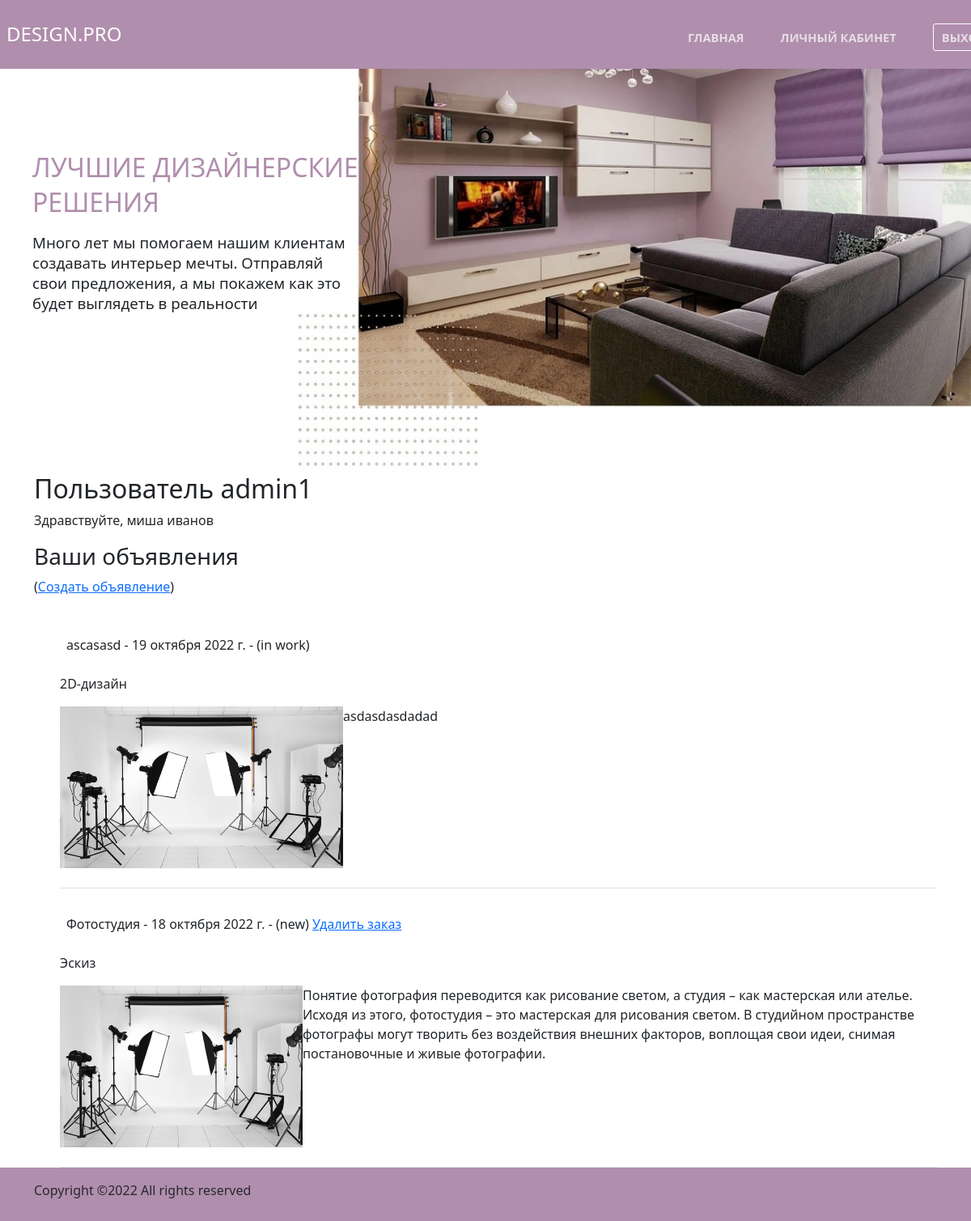
The page /catalog/accounts/profile/ (signed in) on the database as committed earlier.
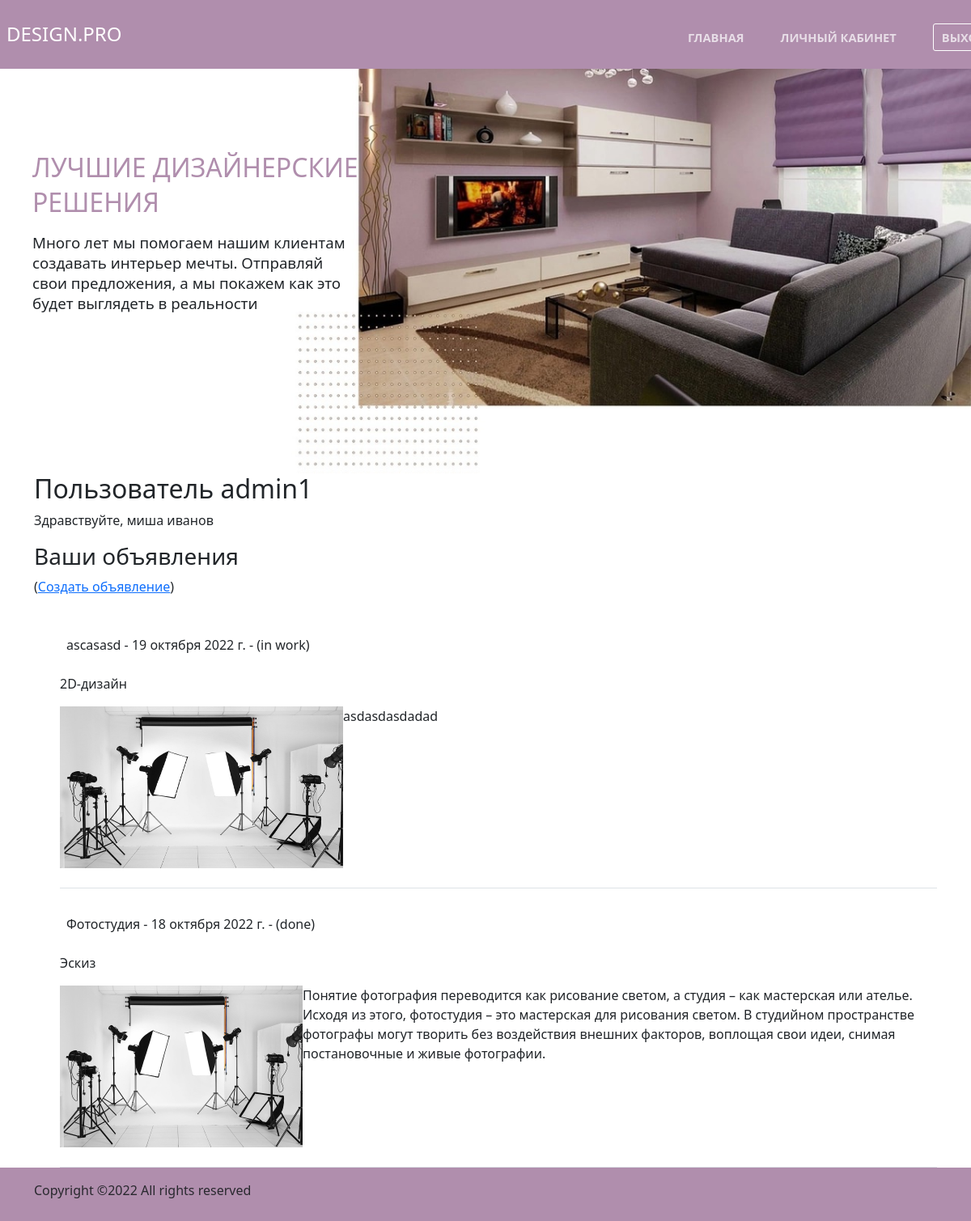
The same page on the database as committed later.
### catalog/models.py (models this page shows, shortened)
class User(AbstractUser):
    name = models.CharField(max_length=200, verbose_name='Имя', blank=False)
    surname = models.CharField(max_length=200, verbose_name='Фамилия', blank=False)
    username = models.CharField(max_length=200, verbose_name='Логин', unique=True, blank=False)
    email = models.EmailField(max_length=200, verbose_name='Почта', unique=True, blank=False)
    password = models.CharField(max_length=200, verbose_name='Пароль', blank=False)
    role = models.CharField(max_length=200, verbose_name='Роль',
                            choices=(('admin', 'Администратор'), ('user', 'Пользователь')), default='user')

class Application(models.Model):
    name = models.CharField(max_length=200, verbose_name='Название', blank=False)
    username = models.ForeignKey('User', on_delete=models.SET_NULL, null=True)
    description = models.TextField(max_length=1000, help_text='Напишите описание ', blank=False)
    categories = models.ForeignKey('Categorise', verbose_name='Категория', on_delete=models.CASCADE)
    image = models.ImageField(max_length=254, upload_to=get_name_file,
                              null=True, blank=False,
                              validators=[FileExtensionValidator(allowed_extensions=['jpg', 'jpeg', 'png', 'bmp'])])
    status = models.CharField(max_length=200, verbose_name='Статус',
                              choices=(('new', 'Новая'), ('in work', 'Принято в работу'), ('done', 'Выполнено')),
                              default='new')
    date = models.DateField(verbose_name='Дата добавления', auto_now_add=True)
    img = models.ImageField(max_length=254, upload_to=get_name_file, null=True, blank=True,
                            validators=[FileExtensionValidator(allowed_extensions=['jpg', 'jpeg', 'png', 'bmp'])])
    comment = models.TextField(max_length=1000, help_text="Комментарий", blank=True)

class Categorise(models.Model):
    name = models.CharField(max_length=200, help_text="Напишите категорию", blank=False)
    def __str__(self):
        return self.name

### catalog/views.py (the view)
# urls.py: path('accounts/profile/', ApplicationListView.as_view(), name='profile'),
class ApplicationListView(LoginRequiredMixin, generic.ListView):
    model = Application
    template_name = 'profile.html'
    def get_queryset(self):
        return Application.objects.filter(username=self.request.user).order_by('-date')

### templates/profile.html
{% extends "base_generic.html" %}
{% block content %}
   <h2>Пользователь {{ user.username }}</h2>
   {% if user.name and user.surname %}
       <p>Здравствуйте, {{ user.name }} {{ user.surname }} </p>
   {% else %}
       <p>Здравствуйте! </p>
   {% endif %}
   <h3>Ваши объявления</h3>
    <p>(<a href="{% url 'createapp' %}">Создать объявление</a>)</p>
    {% if application_list  %}
        <ul>
            {% for application in application_list %}<br>
                    <div class=" border-bottom box-shadow">
                        <p class="p-2"> {{application.name}} - {{application.date}} - ({{application.status}})
                            {% if application.status == 'new' %}
                                <a href="{% url 'delete_application' application.pk %}">Удалить заказ</a>
                            {% endif %}</p>
                        <p> {{application.categories}}</p>
                          <div class="d-flex ">
                             <img src="{{application.image.url}}" height="200px" width="350px">
                            <p class="p"> {{application.description}}</p>
                        </div><br>
                    </div>
            {% endfor %}
        </ul>
    {% else %}
        <p>Объявлений нет</p>
    {% endif %}
{% endblock %}

### templates/base_generic.html (shortened to what this page needs)
<!DOCTYPE html>
<html lang="en">
<head>
  {% load static %}
  <link rel="stylesheet" href="{% static 'css/style.css' %}">
  <link rel="stylesheet" href="{% static 'css/bootstrap.min.css' %}">
</head>
<body>
<div class="container-fluid px-0">
    <header class="header">
            <section>
                 <h4 class="mr-md-auto p-2 text-white">DESIGN.PRO</h4>
                <nav>
                    <li><a  href="{% url 'index'  %}">ГЛАВНАЯ</a></li>
                    {% if user.is_authenticated %}
                    <li><a class="" href="{%url 'profile'%}">ЛИЧНЫЙ КАБИНЕТ</a></li>
                    <li><a class="" href="{%url 'logout'%}">ВЫХОД</a></li>
                      {% else %}
                    <li><a href="{%url 'register'%}">РЕГИСТРАЦИЯ</a></li>
                    <li><a href="{%url 'login'%}">ВХОД</a>
                    {% endif %}
               </nav>
            </section>
        </header>
       <div class="bg-white ">
       <div class="window">
                <p>ЛУЧШИЕ ДИЗАЙНЕРСКИЕ<br> РЕШЕНИЯ</p>
                <P>Много лет мы помогаем нашим клиентам<br>
                    создавать интерьер мечты. Отправляй <br>свои предложения, а мы покажем как это<br>
                будет выглядеть в реальности</P>
       </div>
   </div>
   <div class="bg-white">
       <div class="container bg-white m-auto-0">
       {% block content %}
       {% endblock %}
       </div>
   </div>
    <footer class="footer_part">
        <div class="copyright_part">
            <div class="container">
                <div class="row ">
                    <div class="col-lg-12">
                        <div class="copyright_text">
                            <P>
Copyright &copy;<script>document.write(new Date().getFullYear());</script> All rights reserved</P>
                        </div>
                    </div>
                </div>
            </div>
        </div>
    </footer>
</div>
</body>
</html>

### catalog/static/css/style.css (style rules this page uses)
* { margin: 0; padding: 0; }
body { background-color: #b08ead!important; }
.header { margin: 0 auto; height: 65px; width: 1230px; }
.header>section { display: flex; justify-content: space-between; margin-top: 20px; }
.header>section>nav { display: flex; align-items: center; }
.header>section>nav>li>a { margin-left: 45px; font-size: 11pt; text-decoration: none; color: rgba(255, 255, 255, 0.7); font-weight: bold; }
.header>section>nav>li:last-child>a { border: 1px solid white; padding: 6px 10px; border-radius: 3px; }
.header>section>nav>li { list-style-type: none; }
.window { width: auto; height: 500px; background-image:url(../img/11111.jpg) ; background-position-y: -150px; background-size: cover; z-index: 1; }
.window>p:first-child { color: #b08ead; font-size: 24pt; font-weight: normal ; line-height: normal; margin-left: 40px; padding-top: 100px; }
.window>p:last-child { font-size: 14pt; margin-left: 40px; line-height: normal; }
footer { height: 100px; background-position-y: -430px; opacity: 0.9; filter: brightness(0.8); background-size: cover; }

Rows that differ between the two databases and show on the page:
changed Application "Фотостудия": status "new" → "done"; no longer shows "Удалить заказ"
